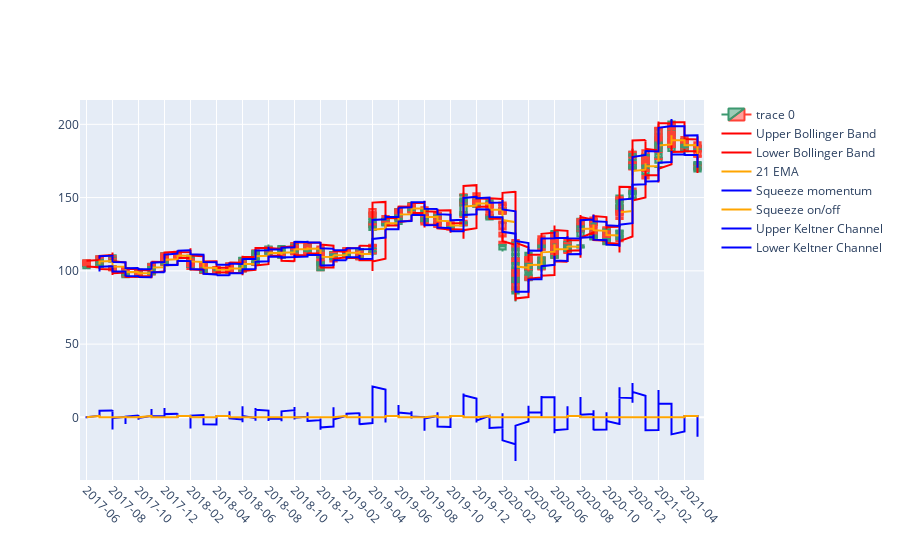

Notebook code cell kept with this figure:
### Code cell
df_ticker2.index = pd.to_datetime(df_ticker2.index, format = '%Y/%m').strftime('%Y-%m')
candlestick = go.Candlestick(x=df_ticker2['DIS'].index, open=df_ticker2['DIS']['open'], high=df_ticker2['DIS']['high'], low=df_ticker2['DIS']['low'],
                close=df_ticker2['DIS']['close'])
upper_band = go.Scatter(x=df_ticker2['DIS'].index, y=bbands['BBU_20_2.0'], name='Upper Bollinger Band', line={'color': 'red'})
lower_band = go.Scatter(x=df_ticker2['DIS'].index, y=bbands['BBL_20_2.0'], name='Lower Bollinger Band', line={'color': 'red'})
ema21_dis = go.Scatter(x=df_ticker2['DIS'].index, y=ema21_ohlc4, name='21 EMA', line={'color': 'orange'})
squeeze_plot = go.Scatter(x=df_ticker2['DIS'].index, y=squeeze['SQZ_20_2.0_21_1.5'], name='Squeeze momentum', line={'color': 'blue'})
squeeze_fire = go.Scatter(x=df_ticker2['DIS'].index, y=squeeze['SQZ_ON'], name='Squeeze on/off', line={'color': 'orange'})
upper_keltner = go.Scatter(x=df_ticker2['DIS'].index, y=kc['KCUe_21_2.0'], name='Upper Keltner Channel', line={'color': 'blue'})
lower_keltner = go.Scatter(x=df_ticker2['DIS'].index, y=kc['KCLe_21_2.0'], name='Lower Keltner Channel', line={'color': 'blue'})


fig = go.Figure(data=[candlestick, upper_band, lower_band, ema21_dis, squeeze_plot, squeeze_fire, upper_keltner, lower_keltner])
fig.layout.xaxis.type = 'category'
fig.layout.xaxis.rangeslider.visible = False
fig.update_xaxes(tickangle=45)
fig.show()

#squeeze['SQZ_20_2.0_21_1.5'].plot(figsize = (20,10))
#squeeze['SQZ_ON'].plot(figsize = (20,10))

### Figure 1 — Plotly figure (JSON) as saved in the notebook; plotly's stock layout.template omitted (floating-point values rounded to 4 significant figures; data arrays with more than 128 entries replaced by an {"elided": "..."} marker saying what was removed)
{"data": [{"close": {"elided": "1000 float values"}, "high": {"elided": "1000 float values"}, "low": {"elided": "1000 float values"}, "open": {"elided": "1000 float values"}, "type": "candlestick", "x": {"elided": "1000 str values"}}, {"line": {"color": "red"}, "name": "Upper Bollinger Band", "type": "scatter", "x": {"elided": "1000 str values"}, "y": {"elided": "1000 float values"}}, {"line": {"color": "red"}, "name": "Lower Bollinger Band", "type": "scatter", "x": {"elided": "1000 str values"}, "y": {"elided": "1000 float values"}}, {"line": {"color": "orange"}, "name": "21 EMA", "type": "scatter", "x": {"elided": "1000 str values"}, "y": {"elided": "1000 float values"}}, {"line": {"color": "blue"}, "name": "Squeeze momentum", "type": "scatter", "x": {"elided": "1000 str values"}, "y": {"elided": "1000 float values"}}, {"line": {"color": "orange"}, "name": "Squeeze on/off", "type": "scatter", "x": {"elided": "1000 str values"}, "y": {"elided": "1000 int values"}}, {"line": {"color": "blue"}, "name": "Upper Keltner Channel", "type": "scatter", "x": {"elided": "1000 str values"}, "y": {"elided": "1000 float values"}}, {"line": {"color": "blue"}, "name": "Lower Keltner Channel", "type": "scatter", "x": {"elided": "1000 str values"}, "y": {"elided": "1000 float values"}}], "layout": {"autosize": true, "xaxis": {"autorange": true, "range": [-0.5, 47.5], "rangeslider": {"visible": false, "yaxis": {}}, "tickangle": 45, "type": "category"}, "yaxis": {"autorange": true, "range": [-42.75, 216.6], "type": "linear"}}}
